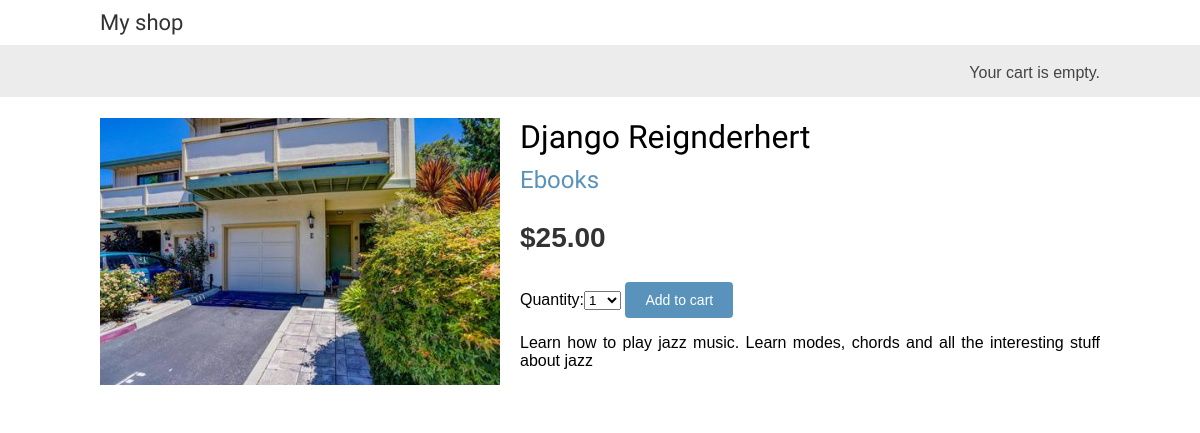
The page /1/django-reignderhert/ on the database as committed earlier.
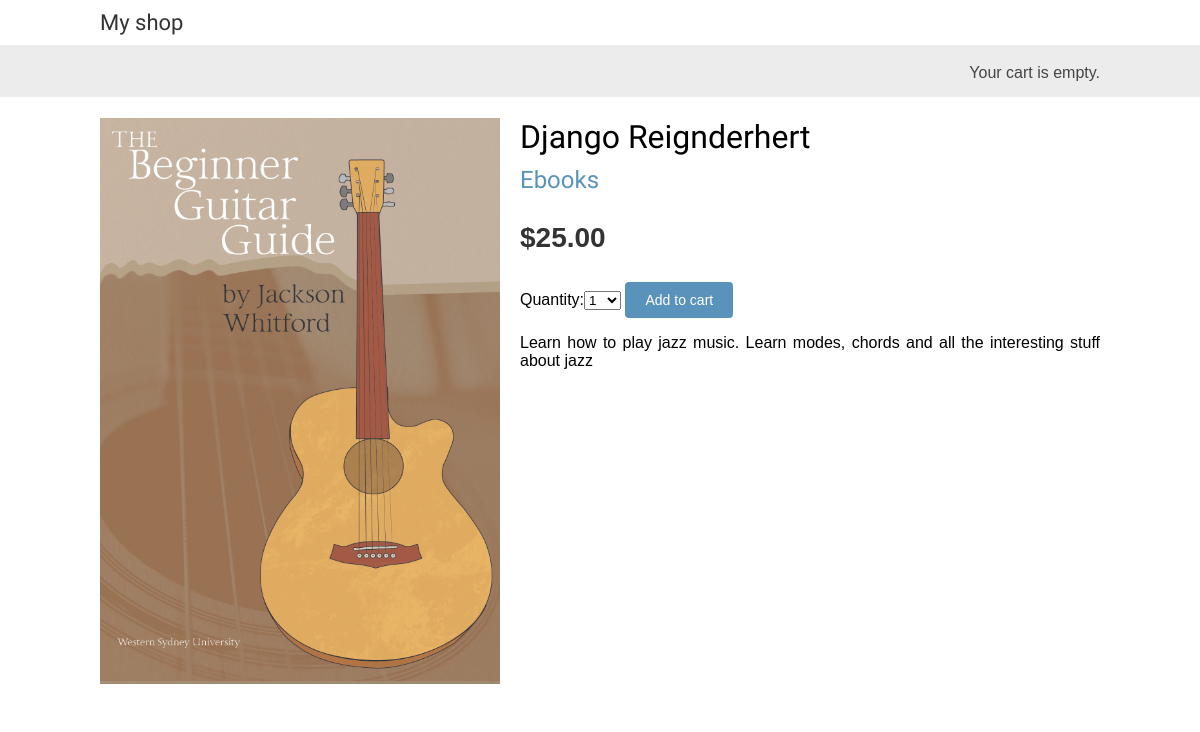
The same page on the database as committed later.
### shop/models.py (models this page shows, shortened)
class Product(models.Model):
    category = models.ForeignKey(Category, related_name='products')
    name = models.CharField(max_length=200, db_index=True)
    slug = models.SlugField(max_length=200, db_index=True)
    image = models.ImageField(upload_to='products/%Y/%m/%d', blank=True)
    description = models.TextField(blank=True)
    price = models.DecimalField(max_digits=10, decimal_places=2)
    stock = models.PositiveIntegerField()
    available = models.BooleanField(default=True)
    created = models.DateTimeField(auto_now_add=True)
    updated = models.DateTimeField(auto_now=True)
    class Meta:
        ordering = ('name',)
        index_together = (('id', 'slug'),)

class Category(models.Model):
    name = models.CharField(max_length=200,db_index=True)
    slug = models.SlugField(max_length=200, db_index=True, unique=True)
    class Meta:
        ordering = ('name',)
        verbose_name = 'category'
        verbose_name_plural = 'categories'
    def __str__(self):
        return self.name
    def get_absolute_url(self):
        return reverse('shop:product_list_by_category', args=[self.slug])

### shop/views.py (the view)
# urls.py: url(r'^(?P<id>\d+)/(?P<slug>[-\w]+)/$', views.product_detail, name='product_detail'),
def product_detail(request, id, slug):
    product = get_object_or_404(Product, id=id, slug=slug, available=True)
    cart_product_form = CartAddProductForm()
    return render(request,
                  'shop/product/detail.html',
                  {'product': product,
                   'cart_product_form': cart_product_form})

### cart/forms.py
class CartAddProductForm(forms.Form):
    quantity = forms.TypedChoiceField(choices=PRODUCT_QUANTITY_CHOICES,
                                      coerce=int)
    update = forms.BooleanField(required=False,
                                initial=False,
                                widget=forms.HiddenInput)

### cart/cart.py (called while the page is built)
    def __len__(self):
        return sum(item['quantity'] for item in self.cart.values())

### cart/context_processors.py (called while the page is built)
def cart(request):
    return {'cart': Cart(request) }

### shop/templates/shop/product/detail.html (shortened to what this page needs)
{% extends "shop/base.html" %}
{% load static %}
{% block content %}
    <div class="product-detail">
        <img src="{% if product.image %}{{ product.image.url }}{% else %}{% static "img/no_image.png" %}{% endif %}">
        <h1>{{ product.name }}</h1>
        <h2><a href="{{ product.category.get_absolute_url }}">{{ product.category }}</a></h2>
        <p class="price">${{ product.price }}</p>
        <form action="{% url "cart:cart_add" product.id %}" method="post">
            {{ cart_product_form }}
            <input type="submit" value="Add to cart">
        </form>
        {{ product.description|linebreaks }}
    </div>
{% endblock %}

Rows that differ between the two databases and show on the page:
changed Product "Django Reignderhert": image: a different picture
